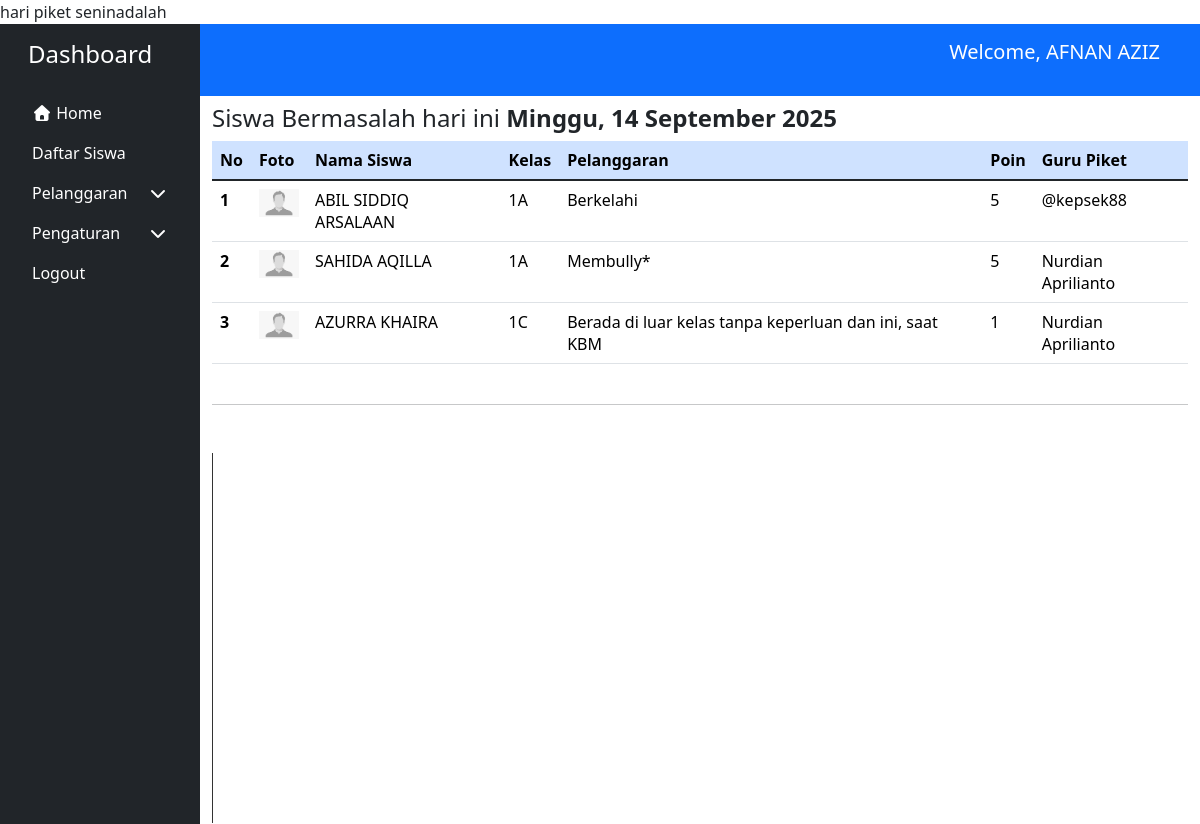
/ (signed in), run on the app's committed database.
### tables this page shows
CREATE TABLE `users` (
  `id` int(11) NOT NULL,
  `nik` varchar(16) NOT NULL,
  `username` varchar(50) NOT NULL,
  `nisn` varchar(20) DEFAULT NULL,
  `nip` varchar(18) DEFAULT NULL,
  `nama` varchar(100) NOT NULL,
  `kelas` varchar(20) NOT NULL,
  `email` varchar(100) NOT NULL,
  `password` varchar(64) NOT NULL,
  `jabatan_id` int(11) DEFAULT NULL,
  `nama_ortu` varchar(100) NOT NULL,
  `nomor_hp` varchar(16) NOT NULL,
  `alamat` text NOT NULL,
  `tempat_lahir` varchar(100) NOT NULL,
  `tanggal_lahir` varchar(20) NOT NULL,
  `role_id` int(11) NOT NULL,
  `jadwal_piket_id` int(11) DEFAULT NULL,
  `created_at` timestamp NOT NULL DEFAULT current_timestamp() ON UPDATE current_timestamp(),
  `updated_at` timestamp NOT NULL DEFAULT current_timestamp() ON UPDATE current_timestamp()
);

CREATE TABLE `jadwal_piket` (
  `id` int(11) NOT NULL,
  `guru_id` int(11) DEFAULT NULL,
  `hari_piket` varchar(15) DEFAULT NULL,
  `tanggal_piket` date DEFAULT NULL
);

CREATE TABLE `pelanggaran_siswa` (
  `id` int(11) NOT NULL,
  `siswa_id` int(11) DEFAULT NULL,
  `pelanggaran_id` int(11) DEFAULT NULL,
  `guru_piket` varchar(50) NOT NULL,
  `tanggal` datetime DEFAULT current_timestamp()
);

CREATE TABLE `pelanggaran` (
  `id` int(11) NOT NULL,
  `nama_pelanggaran` varchar(100) DEFAULT NULL,
  `poin` int(11) DEFAULT NULL
);

### index.php (called while the page is built, shortened)
<?php
$page = isset($_GET['page']) ? $_GET['page'] : 'dashboard';
require_once __DIR__ . '/' . $allowedPages[$page];

### views/pages/index.php (the view, shortened to what this page needs)
<?php
require_once __DIR__ . ("/../../config/koneksi.php");
require_once(__DIR__ . '/../layouts/header.php');
$getDataPelanggaranHarian = $conn->query('
    SELECT
    u.id AS user_id,
        u.nama AS user_nama,
        u.kelas AS user_kelas,
        p.id AS pelanggaran_id,
        p.nama_pelanggaran AS pelanggaran_nama,
        p.poin AS pelanggaran_poin,
        ps.tanggal AS pelanggaran_tanggal,
        ps.guru_piket
    FROM
        users u
        JOIN pelanggaran_siswa ps ON u.id = ps.siswa_id
        JOIN pelanggaran p ON ps.pelanggaran_id = p.id
    WHERE
        DATE(ps.tanggal) = CURDATE()
    ORDER BY
        ps.tanggal DESC
        LIMIT 100
        ');
$dataPage = [];
while ($row = $getDataPelanggaranHarian->fetch_assoc()) {
    $dataPage[] = $row;
}
?>
<div class="container ">
    <section id="siswa_bermasalah" class="py-2">
        <div class="">
            <h4>Siswa Bermasalah hari ini <span class="fw-bold" id="tanggal"></span></h4>
            <div class="row">
                <div class="col-md-12">
                    <div class="table-responsive " style="max-height: 400px; overflow-y: auto;">
                        <table class="table table-hover">
                            <thead class="table-primary sticky-top bg-primary text-white" style="z-index: auto;">
                                <tr>
                                    <th scope="col">No</th>
                                    <th scope="col">Foto</th>
                                    <th scope="col">Nama Siswa</th>
                                    <th scope="col">Kelas</th>
                                    <th scope="col">Pelanggaran</th>
                                    <th scope="col">Poin</th>
                                    <th scope="col">Guru Piket</th>
                                </tr>
                            </thead>
                            <tbody class="table-group-divider table-hover">
                                <?php if (count($dataPage) === 0): ?>
                                    <tr>
                                        <td colspan="6" class="text-center">Tidak ada data pelanggaran hari ini.</td>
                                    </tr>
                                <?php else: ?>
                                    <?php foreach ($dataPage as $i => $item): ?>
                                        <tr>
                                            <th scope="row"><?= $i + 1 ?></th>
                                            <td><img src="<?= BASE_URL ?>assets/img/default.png"
                                                    alt="<?= htmlspecialchars($item['user_nama']) ?>" style="width: 40px;"></td>
                                            <td><?= htmlspecialchars($item['user_nama']) ?></td>
                                            <td><?= htmlspecialchars($item['user_kelas']) ?></td>
                                            <td><?= htmlspecialchars($item['pelanggaran_nama']) ?></td>
                                            <td><?= htmlspecialchars($item['pelanggaran_poin']) ?></td>
                                            <td><?= htmlspecialchars($item['guru_piket']) ?></td>
                                        </tr>
                                    <?php endforeach; ?>
                                <?php endif; ?>
                            </tbody>
                        </table>
                    </div>
                </div>
            </div>
        </div>
    </section>
    <hr class="mb-4">
    <br>
    <section id="chart">
        <div class="row">
            <div class="col-md-12">
                <div id="chartContainer" style="height: 370px; width: 100%; border-left:1px solid #333;"></div>
            </div>
        </div>
    </section>
</div>
</div>
</div>
<?php
require_once(__DIR__ . '/../layouts/footer.php');
?>

### views/layouts/header.php (shortened to what this page needs)
<?php
require_once __DIR__ . '/../../koneksi.php';
$getHariPiket = $db->prepare('SELECT users.jadwal_piket_id, jadwal_piket.hari_piket FROM users JOIN jadwal_piket ON users.jadwal_piket_id = jadwal_piket.id WHERE users.id = :user_id');
$getHariPiket->execute(['user_id' => $_SESSION['user_id']]);
$hariPiket = $getHariPiket->fetch();
echo 'hari piket ' . $hariPiket['hari_piket'] . 'adalah';
?>
<!DOCTYPE html>
<html lang="en">
<head>
    <link rel="stylesheet" href="<?= BASE_URL ?>/assets/css/style.css">
    <link href="https://cdn.jsdelivr.net/npm/bootstrap@5.3.8/dist/css/bootstrap.min.css" rel="stylesheet"
 />
    <link rel="stylesheet" href="https://cdnjs.cloudflare.com/ajax/libs/font-awesome/7.0.0/css/all.min.css"
 />
    <link rel="stylesheet" href="https://cdn.jsdelivr.net/npm/sweetalert2@11/dist/sweetalert2.min.css">
</head>
<body>
    <div class="container-fluid">
        <div class="row">
            <div id="sidebar" class="col-md-3 col-lg-2 p-3 bg-dark text-white sticky-top sidebar"
                style="height: 100vh; overflow-y: auto;">
                <div class="container d-flex justify-content-between">
                    <h4 class="mb-4">Dashboard</h4>
                </div>
                <ul class="nav flex-column">
                    <li class="nav-item">
                        <a class="nav-link text-white" href="index.php?page=index">
                            <i class="fa-solid fa-house text-white"></i>
                            Home
                        </a>
                    </li>
                    <?php if ($_SESSION['role_id'] == 3): ?>
                        <li class="nav-item">
                            <a class="nav-link text-white" href="index.php?page=profile">
                                Daftar Siswa
                            </a>
                        </li>
                    <?php endif; ?>
            <li class="nav-item">
                <a class="nav-link text-white d-flex justify-content-between align-items-center"
                    data-bs-toggle="collapse" href="#pelanggaran" role="button" aria-expanded="false"
                    aria-controls="pelanggaran">
                    <span>Pelanggaran</span>
                    <i class="fa fa-chevron-down"></i>
                </a>
            </li>
            <li class="nav-item">
                <a class="nav-link text-white d-flex justify-content-between align-items-center"
                    data-bs-toggle="collapse" href="#pengaturan" role="button" aria-expanded="false"
                    aria-controls="pengaturan">
                    <span>Pengaturan</span>
                    <i class="fa fa-chevron-down"></i>
                </a>
            </li>
            <li class="nav-item">
                <a class="nav-link text-white" href="index.php?page=logout">
                    Logout
                </a>
            </li>
            </ul>
        </div>
        <div class="col-md-9 col-lg-10 px-0">
            <nav class="navbar navbar-expand-lg bg-primary px-4 sticky-top" data-bs-theme="dark">
                <?php if (isset($_SESSION['user_id']) && isset($_SESSION['role_id'])): ?>
                    <p class="navbar-brand">
                        Welcome, <?= htmlspecialchars($_SESSION['user_name']) ?>
                    </p>
                <?php endif; ?>
            </nav>

### views/layouts/footer.php (shortened to what this page needs)
</div>
</body>
</html>

### assets/css/style.css (style rules this page uses)
html { scroll-behavior: smooth; }
.nav-link[aria-expanded="false"] .fa-chevron-down { transition: transform 0.3s; }
@media (min-width: 768px) { .sidebar { display: block; } }
@media screen and (min-width: 768px) { .navbar-brand { display: inline; } }

### data on the page
users: jadwal_piket.hari_piket "senin"
pelanggaran_siswa: siswa.nama "ABIL SIDDIQ ARSALAAN", siswa.kelas "1A", pelanggaran.nama_pelanggaran "Berkelahi", pelanggaran.poin "5", guru_piket "@kepsek88"
pelanggaran_siswa: siswa.nama "SAHIDA AQILLA", siswa.kelas "1A", pelanggaran.nama_pelanggaran "Membully*", pelanggaran.poin "5", guru_piket "Nurdian Aprilianto"
pelanggaran_siswa: siswa.nama "AZURRA KHAIRA", siswa.kelas "1C", pelanggaran.nama_pelanggaran "Berada di luar kelas tanpa keperluan dan ini, saat KBM", pelanggaran.poin "1", guru_piket "Nurdian Aprilianto"

### other printed values
$_SESSION['user_name'] "AFNAN AZIZ"
